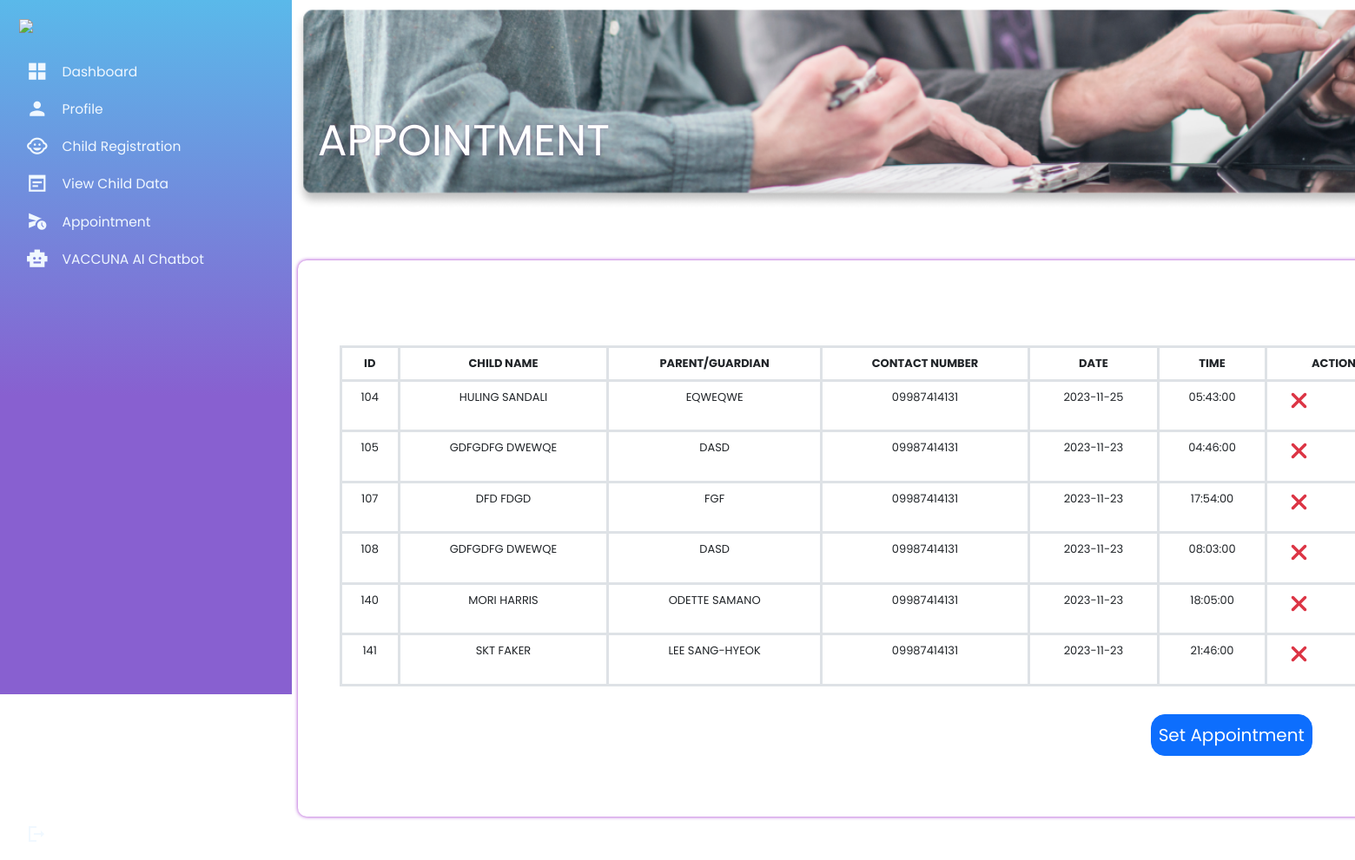
Screenshot of /Parent/Appointment-Page.php (signed in) with the database file from the repository.
### tables this page shows
CREATE TABLE `appointmenttable` (
  `appt_id` int(11) NOT NULL,
  `userid` int(11) NOT NULL,
  `cid` int(11) NOT NULL,
  `vacid` int(11) NOT NULL,
  `appt_time` time DEFAULT NULL,
  `appt_date` date NOT NULL,
  `dose` int(11) NOT NULL,
  `child_name` varchar(50) NOT NULL,
  `guardian_name` varchar(50) NOT NULL,
  `contact_number` varchar(50) DEFAULT NULL,
  `age` varchar(50) DEFAULT NULL,
  `email` varchar(50) NOT NULL,
  `appointment_status` int(11) DEFAULT 0,
  `vaccine_administer` varchar(100) DEFAULT NULL,
  `for_reason` varchar(50) DEFAULT NULL
);

### Parent_appointment/appointment_page_view.php (called while the page is built, shortened)
<?php
include '../Homepage/config.php';
$userid = $_SESSION['user_id'];
$select = mysqli_query($conn, "SELECT a.* FROM appointmenttable a WHERE a.userid = $userid AND a.appointment_status = 1 ") or die('query failed');
$appointmenttable = mysqli_fetch_all($select, MYSQLI_ASSOC);
?>

### Parent/Appointment-Page.php (the view, shortened to what this page needs)
<!DOCTYPE html>
<html>
<link rel="stylesheet" href="./css/style3.css">
 <?php include('../include/include.php'); ?>
<?php include('../templates/Header.php'); ?>
<?php
    include('../Parent_appointment/appointment_page_view.php');
?>
<body>
    <div class="dash-container">
         <?php include('../include/sidebar.php'); ?>
         <main>
            <div class="appt-board">
                <img src="./images/Appointment.png">
            <div class="appt-board-text">
                <h1>APPOINTMENT</h1>
            </div>
            <div class="container border-0 px-5">
                <div class="card border-0">
                    <div class="row mt-5">
                        <div class="col-lg-12">
                                <div class="table-responsive">
                                     <table class="table table-bordered border-3 ps-5" id="main_table_list">
                                        <thead class="p-3 fs-7 text-center text-white text-uppercase">
                                            <tr>
                                                <th scope="col" class="col col-auto ps-2 pe-2 text-uppercase">
                                                    <text>id</text>
                                                </th>
                                                <th scope="col" class="col col-auto ps-2 pe-2 text-uppercase">
                                                    <text>child name</text>
                                                </th>
                                                <th scope="col" class="col col-auto ps-2 pe-2 text-uppercase">
                                                    <text>parent/guardian</text>
                                                </th>
                                                <th scope="col" class="col col-auto ps-2 pe-2 text-uppercase">
                                                    <text>contact number</text>
                                                </th>
                                                <th scope="col" class="col col-auto ps-2 pe-2 text-uppercase">
                                                    <text>date</text>
                                                </th>
                                                <th scope="col" class="col col-auto ps-2 pe-2 text-uppercase">
                                                    <text>time</text>
                                                </th>
                                                <th scope="col" class="col col-auto ps-2 pe-2 text-uppercase">
                                                    <text>action</text>
                                                </th>
                                            </tr>
                                        </thead>
                                        <tbody class="p-3 fs-7 text-white text-center">
                                            <?php
                                                foreach($appointmenttable as $info){
                                                    $appt_id = $info['appt_id'];
                                                    $appt_time = $info['appt_time'];
                                                    $appt_date = $info['appt_date'];
                                                    $child_name = $info['child_name'];
                                                    $guardian_name = $info['guardian_name'];
                                                    $contact_number = $info['contact_number'];
                                            ?>
                                             <tr>
                                                <td scope="col" class="col col-auto ps-2 pe-2 text-uppercase">
                                                    <text><?php echo $appt_id; ?></text>
                                                </td>
                                                <td scope="col" class="col col-auto ps-2 pe-2 text-uppercase">
                                                    <text><?php echo $child_name; ?></text>
                                                </td>
                                                <td scope="col" class="col col-auto ps-2 pe-2 text-uppercase">
                                                    <text><?php echo $guardian_name; ?></text>
                                                </td>
                                                <td scope="col" class="col col-auto ps-2 pe-2 text-uppercase">
                                                    <text><?php echo $contact_number; ?></text>
                                                </td>
                                                <td scope="col" class="col col-auto ps-2 pe-2 text-uppercase">
                                                    <text><?php echo $appt_date; ?></text>
                                                </td>
                                                <td scope="col" class="col col-auto ps-2 pe-2 text-uppercase">
                                                    <text><?php echo $appt_time; ?></text>
                                                </td>
                                                <td scope="col" class="col col-auto ps-2 pe-2 text-uppercase">
                                                    <div class="row">
                                                        <div class="col-lg-6">
                                                            <a id="delete_record-<?php echo $appt_id; ?>"  style="cursor:pointer;">
                                                                <i class='fa fa-times fs-3 text-danger'></i>
                                                            </a>
                                                        </div>
                                                        <div class="col-lg-6">
                                                        </div>
                                                    </div>
                                                </td>
                                            </tr>
                                            <?php } ?>
                                        </tbody>
                                    </table>
                                </div>
                                <div class="row mt-3">
                                    <div class="col-lg-5"></div>
                                    <div class="col-lg-6 text-end">
                                        <button type="button" id="open_appointment_form" class="btn btn-primary btn-lg rounded-4 ps-2 pe-2">
                                            Set Appointment
                                        </button>
                                    </div>
                                    <div class="col-lg-1"></div>
                                </div>
                        </div>
                    </div>
                </div>
            </div>
            </div>
    </div>
      <link rel="stylesheet" href="https://code.jquery.com/ui/1.12.1/themes/base/jquery-ui.css">
</body>
</html>

### Parent/css/style3.css (style rules this page uses)
th, td { border-bottom: 1px solid #dddddd; padding: 10px 5px; word-break: break-all; text-align: center; }
.container { width: 100%; max-width: 1000px; border-radius: 10px; background: #FFF; box-shadow: 0 0 4px rgba(142, 5, 196, 0.849); padding: 50px 30px; box-sizing: border-box; margin: 50px auto; }
.appt-board { position: relative; }
.appt-board img { padding: 8px 85px; width: 1500px; }
.appt-board-text { position: absolute; top: 100px; padding: 25px 113px; }
.appt-board h1 { color: rgb(255, 255, 255); text-shadow: 0px 0px 3px rgba(101, 53, 113, 0.5); font-family: 'Poppins', sans-serif; font-size: 50px; font-style: normal; font-weight: 400; line-height: normal; }
.row { margin: 10px 0; }
.col-lg-1, .col-lg-8 { width: 15%; }

### assets/css/style0.css (style rules this page uses)
* { margin: 0; padding: 0; outline: 0; border: 0; text-decoration: none; list-style: none; box-sizing: border-box; }
body { display: grid; height: 100%; font-family: Poppins, sans-serif; font-size: 13px; background: white; background-size: cover; background-repeat: no-repeat; background-position: center center; user-select: none; overflow-x: hidden; }
.dash-container { display: grid; width: 96%; gap: 1.8rem; grid-template-columns: 14rem auto 23rem; }
img { display: block; width: 100%; }

### rows the page displays
appointmenttable: appt_id "104", child_name "HULING SANDALI", guardian_name "EQWEQWE", contact_number "09987414131", appt_date "2023-11-25", appt_time "05:43:00"
appointmenttable: appt_id "105", child_name "GDFGDFG DWEWQE", guardian_name "DASD", contact_number "09987414131", appt_date "2023-11-23", appt_time "04:46:00"
appointmenttable: appt_id "107", child_name "DFD FDGD", guardian_name "FGF", contact_number "09987414131", appt_date "2023-11-23", appt_time "17:54:00"
appointmenttable: appt_id "108", child_name "GDFGDFG DWEWQE", guardian_name "DASD", contact_number "09987414131", appt_date "2023-11-23", appt_time "08:03:00"
appointmenttable: appt_id "140", child_name "MORI HARRIS", guardian_name "ODETTE SAMANO", contact_number "09987414131", appt_date "2023-11-23", appt_time "18:05:00"
appointmenttable: appt_id "141", child_name "SKT FAKER", guardian_name "LEE SANG-HYEOK", contact_number "09987414131", appt_date "2023-11-23", appt_time "21:46:00"
